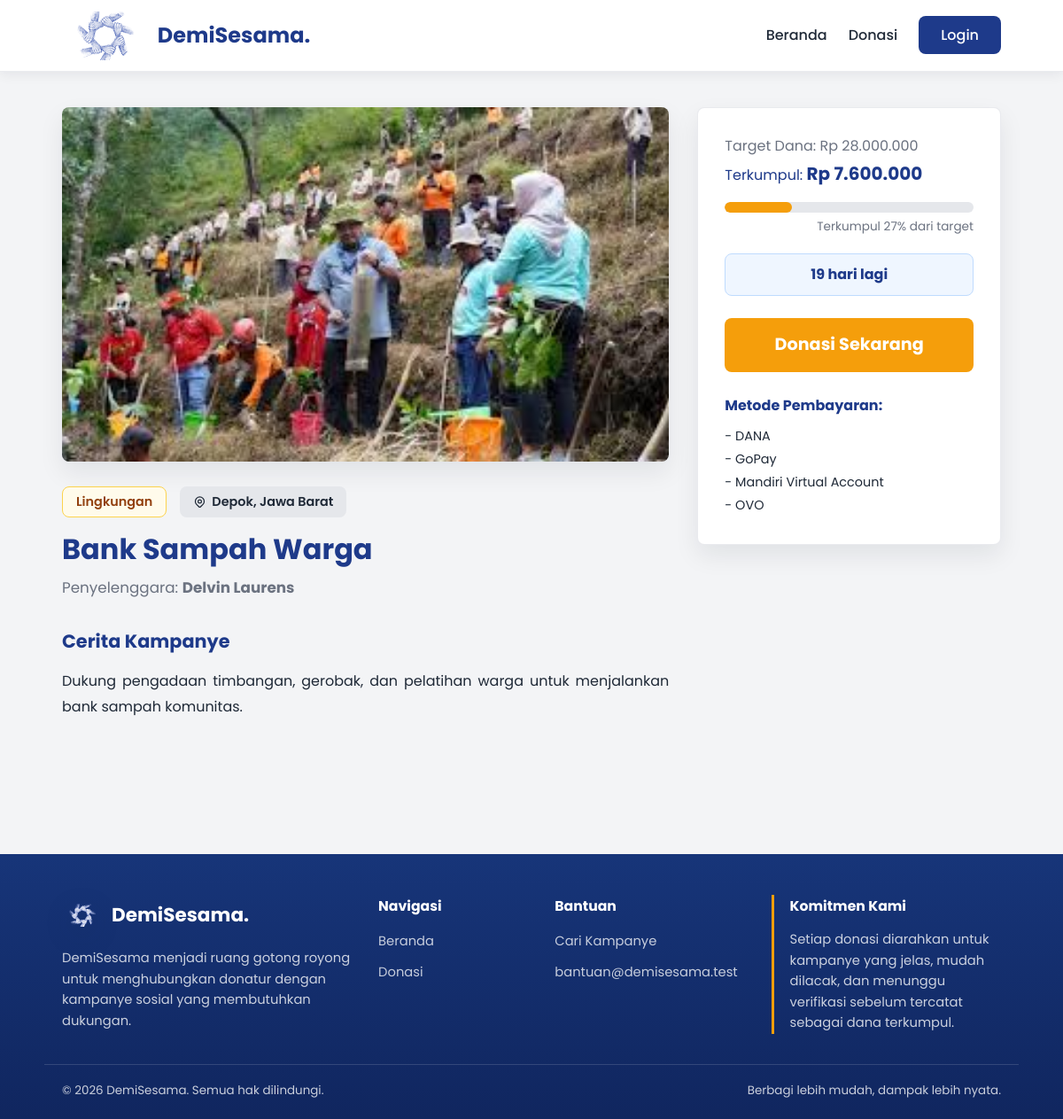
The page /pages/detail.php?id=24 on the database its author committed.
### tables this page shows
CREATE TABLE `kampanye` (
  `id_kampanye` int(11) NOT NULL AUTO_INCREMENT,
  `id_penyelenggara` int(11) NOT NULL,
  `judul_kampanye` varchar(100) NOT NULL,
  `kategori` varchar(50) NOT NULL,
  `lokasi` varchar(100) NOT NULL,
  `deskripsi` varchar(1000) NOT NULL,
  `target_dana` int(15) NOT NULL,
  `dana_terkumpul` int(15) NOT NULL DEFAULT 0,
  `batas_waktu` date NOT NULL,
  `gambar_poster` varchar(255) NOT NULL,
  `status` ENUM('active', 'completed') NOT NULL DEFAULT 'active',
  PRIMARY KEY (`id_kampanye`),
  KEY `id_penyelenggara` (`id_penyelenggara`),
  CONSTRAINT `kampanye_ibfk_1`
    FOREIGN KEY (`id_penyelenggara`)
    REFERENCES `penyelenggara` (`id_penyelenggara`)
    ON DELETE CASCADE
    ON UPDATE CASCADE
);

CREATE TABLE `penyelenggara` (
  `id_penyelenggara` int(11) NOT NULL AUTO_INCREMENT,
  `nama_penyelenggara` varchar(50) NOT NULL,
  `username` varchar(50) NOT NULL,
  `email` varchar(50) NOT NULL,
  `no_telepon` varchar(15) NOT NULL,
  `alamat` varchar(100) NOT NULL,
  `pass` varchar(50) NOT NULL,
  PRIMARY KEY (`id_penyelenggara`)
);

### components/path_helper.php (called while the page is built, shortened)
<?php
if (!function_exists('appBaseUrl')) {
    function appBaseUrl() {
        static $base_url = null;
        if ($base_url !== null) {
            return $base_url;
        }
        $document_root = realpath($_SERVER['DOCUMENT_ROOT'] ?? '');
        $project_root = realpath(dirname(__DIR__));
        if ($document_root && $project_root && strpos($project_root, $document_root) === 0) {
            $relative = trim(str_replace('\\', '/', substr($project_root, strlen($document_root))), '/');
            $base_url = '/' . ($relative !== '' ? $relative . '/' : '');
            return $base_url;
        }
        $script_name = str_replace('\\', '/', $_SERVER['SCRIPT_NAME'] ?? '/');
        $base_url = preg_replace('#/(admin|auth|pages)/[^/]*$#', '/', $script_name);
        $base_url = preg_replace('#/[^/]*$#', '/', $base_url);
        return $base_url ?: '/';
    }
}
if (!function_exists('url_for')) {
    function url_for($path = '') {
        $path = (string) $path;
        return appBaseUrl() . ltrim($path, '/');
    }
}
if (!function_exists('asset_url')) {
    function asset_url($path) {
        return url_for($path);
    }
}
if (!function_exists('current_page_path')) {
    function current_page_path() {
        $script_name = str_replace('\\', '/', $_SERVER['SCRIPT_NAME'] ?? '');
        $base_url = appBaseUrl();
        return ltrim(basename($script_name), '/');
    }
}
?>

### components/donation_helper.php (called while the page is built, shortened)
<?php
require_once __DIR__ . "/path_helper.php";
if (!function_exists('e')) {
    function e($value) {
        return htmlspecialchars((string) $value, ENT_QUOTES, 'UTF-8');
    }
}
if (!function_exists('formatRupiah')) {
    function formatRupiah($value) {
        return "Rp " . number_format((float) $value, 0, ',', '.');
    }
}
if (!function_exists('paymentMethodsTableAvailable')) {
    function paymentMethodsTableAvailable($conn) {
        $result = mysqli_query($conn, "SHOW TABLES LIKE 'metode_pembayaran'");
        return $result && mysqli_num_rows($result) > 0;
    }
}
if (!function_exists('paymentMethods')) {
    function paymentMethods($active_only = true, $id_penyelenggara = null) {
        global $conn;
        if (isset($conn) && $conn && paymentMethodsTableAvailable($conn)) {
            $where = $active_only ? "WHERE aktif = 1" : "WHERE 1=1";
            if ($id_penyelenggara !== null) {
                $where .= " AND id_penyelenggara = " . (int)$id_penyelenggara;
            }
            $result = mysqli_query(
                $conn,
                "SELECT kode, label, tipe, nomor_tujuan, nama_pemilik, instruksi, gambar
                 FROM metode_pembayaran
                 {$where}
                 ORDER BY label ASC"
            );
            $methods = [];
            if ($result) {
                while ($row = mysqli_fetch_assoc($result)) {
                    $methods[$row['kode']] = [
                        'label' => $row['label'],
                        'type' => $row['tipe'],
                        'account' => $row['nomor_tujuan'],
                        'account_name' => $row['nama_pemilik'],
                        'instruction' => $row['instruksi'],
                        'image' => $row['gambar'],
                    ];
                }
            }
            if (!empty($methods)) {
                return $methods;
            }
        }
        return defaultPaymentMethods();
    }
}
if (!function_exists('campaignPaymentMethodLabels')) {
    function campaignPaymentMethodLabels($campaign, $active_only = true) {
        $methods = paymentMethods($active_only, $campaign['id_penyelenggara'] ?? null);
        $labels = [];
        foreach ($methods as $code => $method) {
            $labels[] = $method['label'] ?? $code;
        }
        return $labels;
    }
}
if (!function_exists('isCampaignClosed')) {
    function isCampaignClosed($campaign) {
        $status = strtolower((string) ($campaign['status'] ?? ''));
        $target = (float) ($campaign['target_dana'] ?? 0);
        $collected = (float) ($campaign['dana_terkumpul'] ?? 0);
        if (!empty($campaign['batas_waktu'])) {
            $today = new DateTime('today');
            $deadline = new DateTime($campaign['batas_waktu']);
        }
        return false;
    }
}
?>

### pages/detail.php (the view, shortened to what this page needs)
<?php
require_once("../components/db_conn.php");
require_once("../components/donation_helper.php");
$id_kampanye = filter_input(INPUT_GET, 'id', FILTER_VALIDATE_INT);
$stmt = mysqli_prepare(
    $conn,
    "SELECT k.*, p.nama_penyelenggara
     FROM kampanye k
     INNER JOIN penyelenggara p ON p.id_penyelenggara = k.id_penyelenggara
     WHERE k.id_kampanye = ?"
);
$kampanye = null;
if ($stmt) {
    mysqli_stmt_bind_param($stmt, "i", $id_kampanye);
    mysqli_stmt_execute($stmt);
    $result = mysqli_stmt_get_result($stmt);
    $kampanye = $result ? mysqli_fetch_assoc($result) : null;
}
if ($kampanye) {
    $target = (float) $kampanye['target_dana'];
    $terkumpul = (float) $kampanye['dana_terkumpul'];
    $persentase = $target > 0 ? min(round(($terkumpul / $target) * 100), 100) : 0;
    $hari_ini = new DateTime('today');
    $batas_waktu = new DateTime($kampanye['batas_waktu']);
    $sisa_hari = $batas_waktu < $hari_ini ? 0 : $hari_ini->diff($batas_waktu)->days;
    $campaign_closed = isCampaignClosed($kampanye);
    $is_admin_view = !empty($_SESSION['id_penyelenggara']) && ($_SESSION['role'] ?? '') === 'pengelola';
    $kategori = ucwords(str_replace('_', ' ', $kampanye['kategori']));
    $metode_kampanye = campaignPaymentMethodLabels($kampanye);
}
?>
<!DOCTYPE html>
<html lang="id">
<head>
    <link rel="stylesheet" href="<?php echo asset_url('css/global.css?v=3'); ?>">
    <link rel="stylesheet" href="<?php echo asset_url('css/detail.css?v=6'); ?>">
</head>
<body>
    <?php include_once("../components/nav.php") ?>
    <main class="halaman-detail">
        <div class="container">
            <?php if (!$kampanye): ?>
                <div class="detail-kampanye">
                    <div class="konten-utama">
                        <h2 class="judul-detail">Kampanye tidak ditemukan</h2>
                        <p class="deskripsi">Data kampanye yang Anda buka belum tersedia.</p>
                        <a href="<?php echo url_for('index.php#kampanye'); ?>" class="btn-donasi-sekarang">Kembali ke Daftar Kampanye</a>
                    </div>
                </div>
            <?php else: ?>
                <div class="detail-kampanye">
                    <div class="konten-utama">
                        <img src="<?php echo e(asset_url($kampanye['gambar_poster'])); ?>" alt="<?php echo e($kampanye['judul_kampanye']); ?>" class="detail-image">
                        <div class="detail-kategori-lokasi">
                            <span class="badge-kategori"><?php echo e($kategori); ?></span>
                            <span class="badge-lokasi">
                                <?php echo e($kampanye['lokasi']); ?>
                            </span>
                        </div>
                        <h2 class="judul-detail"><?php echo e($kampanye['judul_kampanye']); ?></h2>
                        <p class="penyelenggara-detail">Penyelenggara: <strong><?php echo e($kampanye['nama_penyelenggara']); ?></strong></p>
                        <div class="deskripsi-kampanye">
                            <h3>Cerita Kampanye</h3>
                            <p><?php echo nl2br(e($kampanye['deskripsi'])); ?></p>
                        </div>
                    </div>
                    <div class="konten-samping">
                        <div class="box-donasi">
                            <p class="teks-target">Target Dana: <span><?php echo formatRupiah($kampanye['target_dana']); ?></span></p>
                            <p class="teks-terkumpul">Terkumpul: <strong><?php echo formatRupiah($kampanye['dana_terkumpul']); ?></strong></p>
                            <div class="progress-bar-detail">
                                <div class="progress-detail" style="width: <?php echo $persentase; ?>%;"></div>
                            </div>
                            <p class="teks-persen">Terkumpul <?php echo $persentase; ?>% dari target</p>
                            <p class="teks-waktu"><strong><?php echo $campaign_closed ? 'Penggalangan Ditutup' : $sisa_hari . ' hari lagi'; ?></strong></p>
                            <?php if ($is_admin_view): ?>
                                <p class="detail-admin-note">Anda sedang login sebagai pengelola.</p>
                            <?php elseif ($campaign_closed): ?>
                                <span class="btn-donasi-sekarang btn-donasi-disabled">Donasi Ditutup</span>
                            <?php else: ?>
                                <a href="<?php echo url_for('pages/donasi.php?id=' . (int) $kampanye['id_kampanye']); ?>" class="btn-donasi-sekarang">Donasi Sekarang</a>
                            <?php endif; ?>
                            <div class="info-rekening">
                                <h4>Metode Pembayaran:</h4>
                                <ul>
                                    <?php foreach ($metode_kampanye as $metode): ?>
                                        <li><?php echo e($metode); ?></li>
                                    <?php endforeach; ?>
                                </ul>
                            </div>
                        </div>
                    </div>
                </div>
            <?php endif; ?>
        </div>
    </main>
    <?php include_once("../components/footer.php") ?>
</body>
</html>

### CSS/global.css (style rules this page uses)
:root { --primary: #1E3A8A; --primary-hover: #3B82F6; --button: #F59E0B; --button-hover: #D97706; --bg-body: #F3F4F6; --white: #FFFFFF; --main-text: #1F2937; --text-desc: #6B7280; --border: #E5E7EB; --danger: #DC2626; --shadow-soft: 0 12px 28px rgba(15, 23, 42, 0.08); --shadow-hover: 0 18px 38px rgba(15, 23, 42, 0.14); }
* { margin: 0; padding: 0; box-sizing: border-box; font-family: 'Poppins', sans-serif; }
body { background-color: var(--bg-body); color: var(--main-text); line-height: 1.6; min-height: 100vh; }
.container { max-width: 1100px; margin: 0 auto; padding: 0 20px; }
a { text-decoration: none; }
img { max-width: 100%; }
html { scroll-behavior: smooth; }

### CSS/detail.css (style rules this page uses)
.halaman-detail { padding: 40px 0 80px 0; }
.detail-kampanye { display: grid; grid-template-columns: 2fr 1fr; gap: 32px; align-items: start; }
.konten-utama { min-width: 0; }
.detail-image { width: 100%; height: 400px; object-fit: cover; border-radius: 8px; margin-bottom: 20px; box-shadow: var(--shadow-soft); }
.detail-kategori-lokasi { display: flex; flex-wrap: wrap; gap: 15px; margin-bottom: 15px; font-size: 0.9rem; }
.badge-kategori, .badge-lokasi { padding: 5px 15px; border-radius: 8px; font-weight: 600; }
.badge-kategori { background-color: #FFFBEB; border: 1px solid #FCD34D; color: #92400E; }
.badge-lokasi { align-items: center; background-color: var(--border); color: #1F2937; display: inline-flex; gap: 6px; }
.badge-lokasi svg { flex: 0 0 auto; height: 15px; width: 15px; }
.judul-detail { font-size: 2rem; color: var(--primary); margin-bottom: 10px; line-height: 1.3; }
.penyelenggara-detail { color: var(--text-desc); margin-bottom: 30px; font-size: 1.05rem; }
.deskripsi-kampanye h3 { font-size: 1.3rem; color: var(--primary); margin-bottom: 15px; }
.deskripsi-kampanye p { margin-bottom: 15px; text-align: justify; line-height: 1.8; }
.box-donasi { background-color: var(--white); padding: 30px; border: 1px solid rgba(229, 231, 235, 0.85); border-radius: 8px; box-shadow: var(--shadow-soft); position: sticky; top: 100px; }
.teks-target { font-size: 1rem; color: var(--text-desc); margin-bottom: 5px; }
.teks-terkumpul { font-size: 1rem; color: var(--primary); line-height: 1.35; margin-bottom: 18px; }
.teks-terkumpul strong { font-size: 1.25rem; }
.progress-bar-detail { background-color: var(--border); height: 12px; border-radius: 10px; overflow: hidden; margin-bottom: 5px; }
.progress-detail { background-color: var(--button); height: 100%; border-radius: 10px; }
.teks-persen { font-size: 0.85rem; color: var(--text-desc); text-align: right; margin-bottom: 20px; }
.teks-waktu { font-size: 1rem; color: var(--primary); margin-bottom: 25px; background-color: #EFF6FF; border: 1px solid #BFDBFE; padding: 10px; border-radius: 8px; text-align: center; }
.btn-donasi-sekarang { display: block; width: 100%; background-color: var(--button); color: var(--white); text-align: center; padding: 15px 0; border-radius: 8px; font-weight: bold; font-size: 1.2rem; margin-bottom: 25px; transition: background-color 0.25s ease, transform 0.25s ease; }
.info-rekening h4 { font-size: 1rem; color: var(--primary); margin-bottom: 10px; }
.info-rekening ul { list-style-type: none; padding-left: 0; color: var(--main-text); font-size: 0.9rem; line-height: 1.8; }
.info-rekening li::before { content: "- "; }

### rows shown on the page
kampanye: gambar_poster (picture), kategori "Lingkungan", lokasi "Depok, Jawa Barat", judul_kampanye "Bank Sampah Warga", id_penyelenggara.nama_penyelenggara "Delvin Laurens", deskripsi "Dukung pengadaan timbangan, gerobak, dan pelatihan warga untuk menjalankan bank sampah komunitas.", target_dana "Rp 28.000.000", dana_terkumpul "Rp 7.600.000", persentase "27", batas_waktu "19"

### other values the page prints
$metode "DANA"
$metode "GoPay"
$metode "Mandiri Virtual Account"
$metode "OVO"
